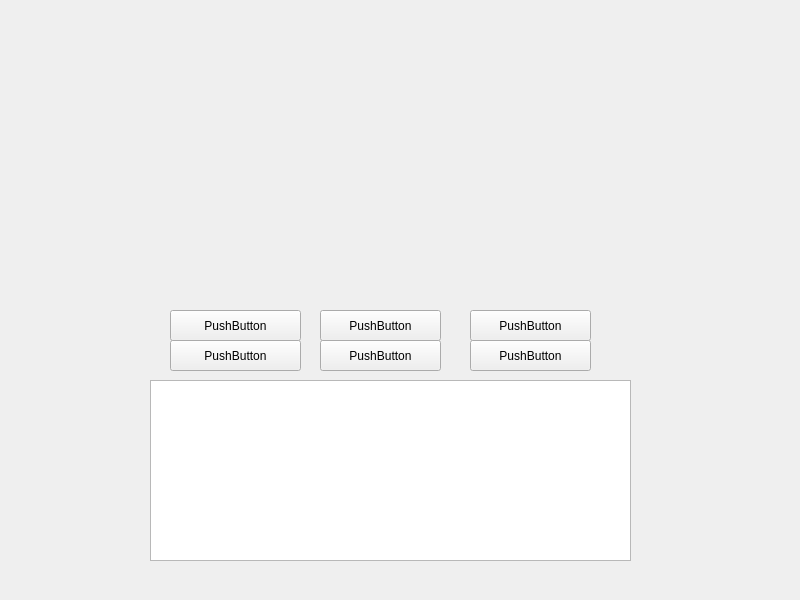
<?xml version="1.0" encoding="UTF-8"?>
<ui version="4.0">
 <class>MainWindow</class>
 <widget class="QMainWindow" name="MainWindow">
  <property name="geometry">
   <rect>
    <x>0</x>
    <y>0</y>
    <width>800</width>
    <height>600</height>
   </rect>
  </property>
  <property name="windowTitle">
   <string>MainWindow</string>
  </property>
  <widget class="QWidget" name="centralwidget">
   <widget class="QTextEdit" name="input">
    <property name="geometry">
     <rect>
      <x>150</x>
      <y>380</y>
      <width>481</width>
      <height>181</height>
     </rect>
    </property>
   </widget>
   <widget class="QPushButton" name="s4">
    <property name="geometry">
     <rect>
      <x>170</x>
      <y>340</y>
      <width>131</width>
      <height>31</height>
     </rect>
    </property>
    <property name="text">
     <string>PushButton</string>
    </property>
   </widget>
   <widget class="QPushButton" name="s5">
    <property name="geometry">
     <rect>
      <x>320</x>
      <y>340</y>
      <width>121</width>
      <height>31</height>
     </rect>
    </property>
    <property name="text">
     <string>PushButton</string>
    </property>
   </widget>
   <widget class="QPushButton" name="s3">
    <property name="geometry">
     <rect>
      <x>470</x>
      <y>310</y>
      <width>121</width>
      <height>31</height>
     </rect>
    </property>
    <property name="text">
     <string>PushButton</string>
    </property>
   </widget>
   <widget class="QPushButton" name="s2">
    <property name="geometry">
     <rect>
      <x>320</x>
      <y>310</y>
      <width>121</width>
      <height>31</height>
     </rect>
    </property>
    <property name="text">
     <string>PushButton</string>
    </property>
   </widget>
   <widget class="QPushButton" name="s1">
    <property name="geometry">
     <rect>
      <x>170</x>
      <y>310</y>
      <width>131</width>
      <height>31</height>
     </rect>
    </property>
    <property name="text">
     <string>PushButton</string>
    </property>
   </widget>
   <widget class="QPushButton" name="s6">
    <property name="geometry">
     <rect>
      <x>470</x>
      <y>340</y>
      <width>121</width>
      <height>31</height>
     </rect>
    </property>
    <property name="text">
     <string>PushButton</string>
    </property>
   </widget>
  </widget>
 </widget>
 <resources/>
 <connections/>
</ui>
